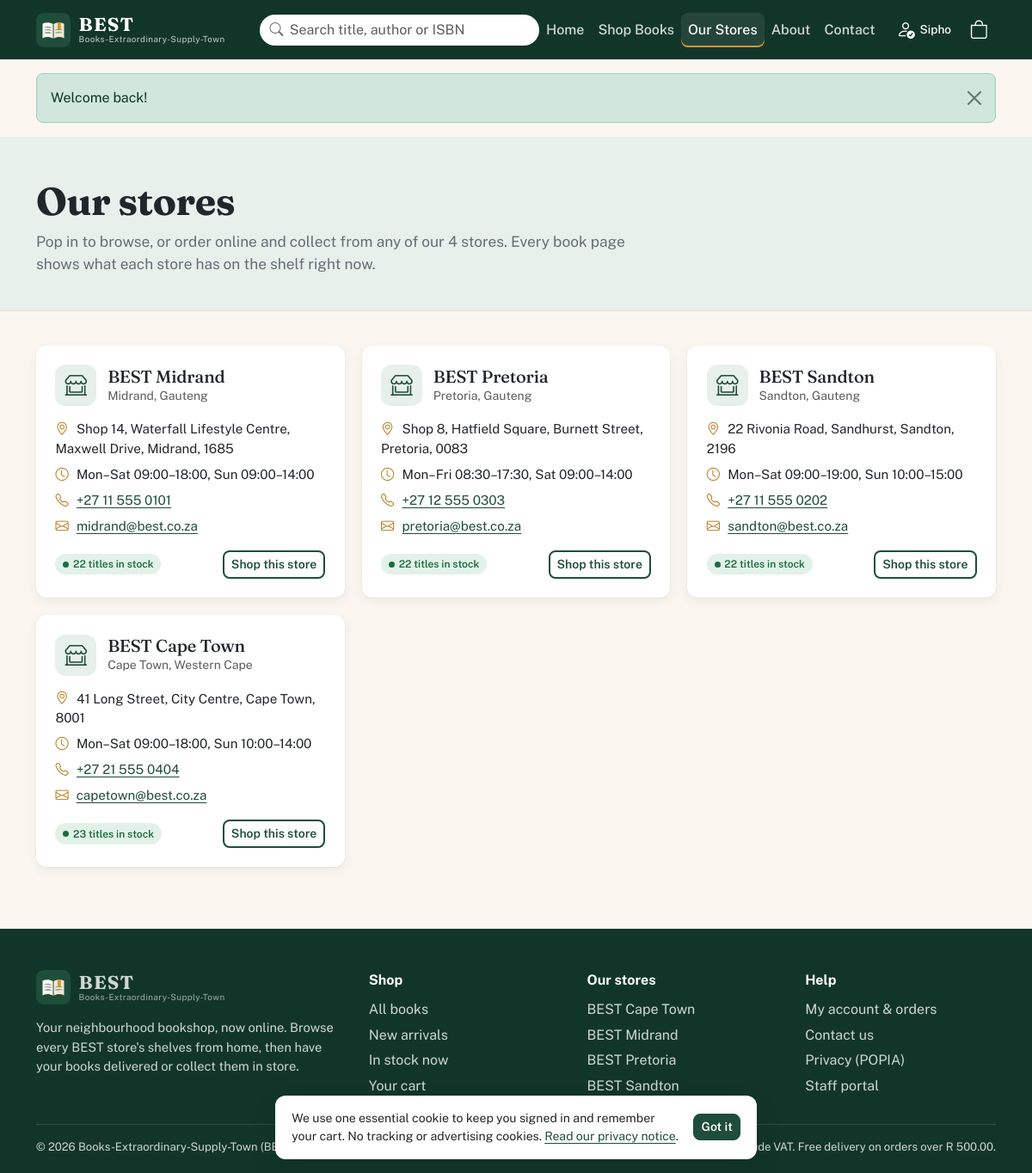
Page /stores.php (signed in) on the committed database.
### tables this page shows
CREATE TABLE Customer (
  accountID INT PRIMARY KEY,
  addressLine VARCHAR(255) NULL,
  suburb VARCHAR(100) NULL,
  city VARCHAR(100) NULL,
  province VARCHAR(60) NULL,
  postalCode VARCHAR(10) NULL,
   
  privacyConsentAt DATETIME NOT NULL DEFAULT CURRENT_TIMESTAMP,
  marketingConsent BOOLEAN NOT NULL DEFAULT FALSE,
  CONSTRAINT fk_customer_account FOREIGN KEY (accountID) REFERENCES UserAccount (accountID) ON DELETE CASCADE
);

CREATE TABLE UserAccount (
  accountID INT PRIMARY KEY AUTO_INCREMENT,
  firstName VARCHAR(100) NOT NULL,
  lastName VARCHAR(100) NOT NULL,
  email VARCHAR(255) NOT NULL UNIQUE,
  phoneNumber VARCHAR(30) NULL,
  passwordHash VARCHAR(255) NOT NULL,
  accountStatus ENUM('active', 'suspended') NOT NULL DEFAULT 'active',
   
  mustChangePassword BOOLEAN NOT NULL DEFAULT FALSE,
  createdBy INT NULL,
  dateCreated DATETIME NOT NULL DEFAULT CURRENT_TIMESTAMP,
  lastLogin DATETIME NULL,
  CONSTRAINT fk_account_createdby FOREIGN KEY (createdBy) REFERENCES UserAccount (accountID) ON DELETE SET NULL,
  INDEX idx_account_status (accountStatus)
);

CREATE TABLE Store (
  storeID INT PRIMARY KEY AUTO_INCREMENT,
  name VARCHAR(120) NOT NULL UNIQUE,
  addressLine VARCHAR(255) NOT NULL,
  city VARCHAR(100) NOT NULL,
  province VARCHAR(60) NOT NULL,
  postalCode VARCHAR(10) NOT NULL,
  phoneNumber VARCHAR(30) NOT NULL,
  email VARCHAR(255) NOT NULL,
  openingHours VARCHAR(255) NOT NULL,
  isActive BOOLEAN NOT NULL DEFAULT TRUE,
  dateCreated DATETIME NOT NULL DEFAULT CURRENT_TIMESTAMP
);

### includes/helpers/database.php (called while the page is built, shortened)
<?php
function db(): ?mysqli
{
    static $conn = null;
    return $conn instanceof mysqli && !$conn->connect_errno ? $conn : null;
}
function fetchAll(mysqli $conn, string $sql, array $params = []): array
{
    $stmt = $conn->prepare($sql);
    if (!$stmt->execute($params ?: null)) {
        error_log('Query failed: ' . $stmt->error);
        return [];
    }
    $result = $stmt->get_result();
    return $result ? $result->fetch_all(MYSQLI_ASSOC) : [];
}
function fetchOne(mysqli $conn, string $sql, array $params = []): ?array
{
    return fetchAll($conn, $sql, $params)[0] ?? null;
}

### includes/helpers/customerAuth.php (called while the page is built, shortened)
<?php
require_once __DIR__ . '/database.php';
function currentCustomer(?mysqli $conn): ?array
{
    $customer = fetchOne($conn,
        "SELECT u.accountID, u.firstName, u.lastName, u.email, u.phoneNumber, u.accountStatus,
                c.addressLine, c.suburb, c.city, c.province, c.postalCode, c.marketingConsent, c.privacyConsentAt
         FROM UserAccount u JOIN Customer c ON c.accountID = u.accountID
         WHERE u.accountID = ?",
        [(int) $_SESSION['customerID']]);
    return $customer;
}

### includes/helpers/forms.php (called while the page is built, shortened)
<?php
function takeFlash(): ?array
{
    $flash = $_SESSION['flash'] ?? null;
    return $flash;
}
function e(?string $value): string
{
    return htmlspecialchars((string) $value, ENT_QUOTES, 'UTF-8');
}

### includes/helpers/cart.php (called while the page is built, shortened)
<?php
require_once __DIR__ . '/database.php';
function cartItems(): array
{
    return is_array($_SESSION['cart'] ?? null) ? $_SESSION['cart'] : [];
}
function cartCount(): int
{
    return array_sum(cartItems());
}

### stores.php (the view, shortened to what this page needs)
<?php
    require_once __DIR__ . '/includes/helpers/books.php';
    $conn = db();
    $stores = $conn ? fetchAll($conn,
        "SELECT s.*,
                (SELECT COUNT(*) FROM Inventory i JOIN Book b ON b.bookID = i.bookID AND b.isActive = TRUE
                 WHERE i.storeID = s.storeID AND i.quantity > 0) AS titlesInStock
         FROM Store s WHERE s.isActive = TRUE ORDER BY s.province, s.name") : [];
    $activeNav = 'stores';
?>
<!DOCTYPE html>
<html lang="en">
    <?php include 'includes/components/header.php'; ?>
    <body>
        <?php include 'includes/components/navBar.php'; ?>
        <main id="main">
            <section class="page-hero">
                <div class="container-xl">
                    <h1>Our stores</h1>
                    <p>Pop in to browse, or order online and collect from any of our <?= count($stores) ?> stores. Every book page shows what each store has on the shelf right now.</p>
                </div>
            </section>
            <section class="container-xl section">
                <div class="store-grid">
                    <?php foreach ($stores as $store): ?>
                        <article class="store-card">
                            <div class="store-card-head">
                                <i class="bi bi-shop-window" aria-hidden="true"></i>
                                <div>
                                    <h2 class="h5 mb-0"><?= e($store['name']) ?></h2>
                                    <p class="text-muted small mb-0"><?= e($store['city']) ?>, <?= e($store['province']) ?></p>
                                </div>
                            </div>
                            <ul class="store-details">
                                <li><i class="bi bi-geo-alt" aria-hidden="true"></i> <?= e($store['addressLine']) ?>, <?= e($store['city']) ?>, <?= e($store['postalCode']) ?></li>
                                <li><i class="bi bi-clock" aria-hidden="true"></i> <?= e($store['openingHours']) ?></li>
                                <li><i class="bi bi-telephone" aria-hidden="true"></i> <a href="tel:<?= e(preg_replace('/[^0-9+]/', '', $store['phoneNumber'])) ?>"><?= e($store['phoneNumber']) ?></a></li>
                                <li><i class="bi bi-envelope" aria-hidden="true"></i> <a href="mailto:<?= e($store['email']) ?>"><?= e($store['email']) ?></a></li>
                            </ul>
                            <div class="store-card-foot">
                                <span class="stock-pill stock-in"><?= (int) $store['titlesInStock'] ?> titles in stock</span>
                                <a class="btn btn-outline-brand btn-sm" href="catalogue.php?store=<?= (int) $store['storeID'] ?>&amp;inStock=1">Shop this store</a>
                            </div>
                        </article>
                    <?php endforeach; ?>
                </div>
            </section>
        </main>
        <?php include 'includes/components/footer.php'; ?>
    </body>
</html>

### includes/components/navBar.php (shortened to what this page needs)
<?php
    require_once __DIR__ . '/../helpers/cart.php';
    require_once __DIR__ . '/../helpers/customerAuth.php';
    global $activeNav;
    $navCustomer = currentCustomer(db());
    $navCartCount = cartCount();
    $navLinks = [
        'home'      => ['Home', 'index.php'],
        'catalogue' => ['Shop Books', 'catalogue.php'],
        'stores'    => ['Our Stores', 'stores.php'],
        'about'     => ['About', 'about.php'],
        'contact'   => ['Contact', 'contact.php'],
    ];
?>
<nav class="navbar navbar-expand-lg site-navbar sticky-top" aria-label="Main navigation">
    <div class="container-xl">
        <a class="navbar-brand brand" href="index.php">
            <img src="assets/images/logo.svg" alt="" width="40" height="40">
            <span class="brand-text">
                <span class="brand-name">BEST</span>
                <span class="brand-tagline">Books-Extraordinary-Supply-Town</span>
            </span>
        </a>
        <div class="d-flex align-items-center gap-1 order-lg-last">
            <a class="nav-icon-link" href="<?= $navCustomer ? 'account.php' : 'login.php' ?>" aria-label="<?= $navCustomer ? 'My account' : 'Sign in' ?>">
                <i class="bi bi-person<?= $navCustomer ? '-check' : '' ?>" aria-hidden="true"></i>
                <span class="d-none d-xl-inline nav-icon-label"><?= $navCustomer ? e($navCustomer['firstName']) : 'Sign in' ?></span>
            </a>
            <a class="nav-icon-link cart-link" href="cart.php" aria-label="Cart, <?= $navCartCount ?> items">
                <i class="bi bi-bag" aria-hidden="true"></i>
            </a>
        </div>
        <div class="collapse navbar-collapse" id="siteMenu">
            <form class="nav-search ms-lg-4 my-3 my-lg-0" action="catalogue.php" method="get" role="search">
                <i class="bi bi-search" aria-hidden="true"></i>
                <input id="navSearch" class="form-control" type="search" name="q" placeholder="Search title, author or ISBN" value="<?= e($_GET['q'] ?? '') ?>">
            </form>
            <ul class="navbar-nav ms-auto me-lg-2">
                <?php foreach ($navLinks as $key => [$label, $href]): ?>
                    <li class="nav-item">
                        <a class="nav-link<?= ($activeNav ?? '') === $key ? ' active' : '' ?>" href="<?= $href ?>"<?= ($activeNav ?? '') === $key ? ' aria-current="page"' : '' ?>><?= $label ?></a>
                    </li>
                <?php endforeach; ?>
            </ul>
        </div>
    </div>
</nav>
<?php $navFlash = takeFlash(); ?>
<?php if ($navFlash): ?>
    <div class="container-xl mt-3">
        <div class="alert alert-<?= $navFlash['type'] === 'error' ? 'danger' : ($navFlash['type'] === 'success' ? 'success' : 'info') ?> alert-dismissible fade show site-alert" role="status">
            <?= e($navFlash['message']) ?>
            <button type="button" class="btn-close" data-bs-dismiss="alert" aria-label="Close"></button>
        </div>
    </div>
<?php endif; ?>

### assets/css/style.css (style rules this page uses)
:root { --brand: #1E4D3A; --brand-dark: #12352A; --brand-soft: #E7F0EB; --accent: #D9932B; --accent-dark: #B97818; --cream: #FBF7F0; --paper: #FFFFFF; --ink: #22262B; --muted: #666D75; --line: #E6E0D5; --danger: #B4372F; --radius: 12px; --radius-sm: 8px; --shadow: 0 1px 2px rgba(18, 53, 42, .06), 0 4px 14px rgba(18, 53, 42, .07); --shadow-lift: 0 4px 10px rgba(18, 53, 42, .10), 0 14px 30px rgba(18, 53, 42, .12); --font-display: 'Fraunces', Georgia, serif; --font-body: 'Public Sans', system-ui, sans-serif; --bs-body-font-family: var(--font-body); --bs-body-color: var(--ink); --bs-link-color-rgb: 30, 77, 58; --bs-link-hover-color-rgb: 18, 53, 42; }
body { background: var(--cream); color: var(--ink); font-family: var(--font-body); display: flex; flex-direction: column; min-height: 100vh; }
main { flex: 1; }
h1, h2, h3, .page-title, .brand-name { font-family: var(--font-display); font-weight: 700; letter-spacing: -0.01em; }
a { color: var(--brand); text-underline-offset: 3px; }
.form-control, .form-select { border-color: var(--line); border-radius: var(--radius-sm); }
.btn { border-radius: var(--radius-sm); font-weight: 600; }
.btn-outline-brand { border: 2px solid var(--brand); color: var(--brand); background: transparent; }
.site-navbar { background: var(--brand-dark); padding: .6rem 0; }
.brand { display: flex; align-items: center; gap: .6rem; text-decoration: none; color: #fff; }
.brand-text { display: flex; flex-direction: column; line-height: 1.05; }
.brand-name { font-size: 1.35rem; letter-spacing: .06em; }
.brand-tagline { font-size: .62rem; letter-spacing: .04em; opacity: .75; }
.site-navbar .nav-link { color: rgba(255, 255, 255, .82); font-weight: 500; padding: .5rem .8rem; border-radius: var(--radius-sm); }
.site-navbar .nav-link:hover, .site-navbar .nav-link.active { color: #fff; background: rgba(255, 255, 255, .08); }
.site-navbar .nav-link.active { box-shadow: inset 0 -2px 0 var(--accent); }
.nav-search { position: relative; flex: 1; max-width: 360px; }
.nav-search i { position: absolute; left: 12px; top: 50%; transform: translateY(-50%); color: var(--muted); }
.nav-search .form-control { padding-left: 2.2rem; border: none; border-radius: 999px; }
.nav-icon-link { color: #fff; font-size: 1.35rem; text-decoration: none; padding: .35rem .55rem; border-radius: var(--radius-sm); position: relative; display: inline-flex; align-items: center; gap: .35rem; }
.nav-icon-label { font-size: .85rem; font-weight: 500; }
.site-alert { border-radius: var(--radius-sm); }
.section { padding-top: 2.5rem; padding-bottom: 2.5rem; }
.page-hero { background: var(--brand-soft); padding: 3rem 0 2.5rem; border-bottom: 1px solid var(--line); }
.page-hero h1 { font-size: clamp(2rem, 4vw, 2.8rem); }
.page-hero p:last-child { max-width: 44rem; font-size: 1.08rem; color: var(--muted); margin: 0; }
.stock-pill { display: inline-flex; align-items: center; gap: .3rem; font-size: .75rem; font-weight: 600; padding: .2rem .55rem; border-radius: 999px; margin: 0; }
.stock-pill::before { content: ''; width: 7px; height: 7px; border-radius: 50%; background: currentColor; }
.stock-in { background: #E2F2E8; color: #1F6B3F; }
.store-grid { display: grid; grid-template-columns: repeat(auto-fill, minmax(300px, 1fr)); gap: 1.25rem; }
.store-card { background: var(--paper); border-radius: var(--radius); box-shadow: var(--shadow); padding: 1.4rem; display: flex; flex-direction: column; }
.store-card-head { display: flex; gap: .8rem; align-items: center; margin-bottom: 1rem; }
.store-card-head > i { font-size: 1.6rem; color: var(--brand); background: var(--brand-soft); width: 48px; height: 48px; display: grid; place-items: center; border-radius: 12px; }
.store-details { list-style: none; padding: 0; margin: 0 0 1rem; display: grid; gap: .45rem; font-size: .95rem; }
.store-details i { color: var(--accent-dark); margin-right: .35rem; }
.store-card-foot { margin-top: auto; display: flex; justify-content: space-between; align-items: center; gap: .5rem; flex-wrap: wrap; }

### rows in the picture
customer: accountID.firstName "Sipho"
store: name "BEST Midrand", city "Midrand", province "Gauteng", addressLine "Shop 14, Waterfall Lifestyle Centre, Maxwell Drive", postalCode "1685", openingHours "Mon–Sat 09:00–18:00, Sun 09:00–14:00", phoneNumber "+27 11 555 0101", email "midrand@best.co.za", titlesInStock "22"
store: name "BEST Pretoria", city "Pretoria", province "Gauteng", addressLine "Shop 8, Hatfield Square, Burnett Street", postalCode "0083", openingHours "Mon–Fri 08:30–17:30, Sat 09:00–14:00", phoneNumber "+27 12 555 0303", email "pretoria@best.co.za", titlesInStock "22"
store: name "BEST Sandton", city "Sandton", province "Gauteng", addressLine "22 Rivonia Road, Sandhurst", postalCode "2196", openingHours "Mon–Sat 09:00–19:00, Sun 10:00–15:00", phoneNumber "+27 11 555 0202", email "sandton@best.co.za", titlesInStock "22"
store: name "BEST Cape Town", city "Cape Town", province "Western Cape", addressLine "41 Long Street, City Centre", postalCode "8001", openingHours "Mon–Sat 09:00–18:00, Sun 10:00–14:00", phoneNumber "+27 21 555 0404", email "capetown@best.co.za", titlesInStock "23"

### other values in the picture
$label "Home"
$label "Shop Books"
$label "Our Stores"
$label "About"
$label "Contact"
$navFlash['message'] "Welcome back!"
count($stores) "4"
$store['name'] "BEST Cape Town"
$store['name'] "BEST Midrand"
$store['name'] "BEST Pretoria"
$store['name'] "BEST Sandton"
money(FREE_DELIVERY_FROM) "R 500.00"
